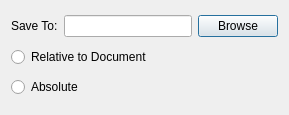
<?xml version="1.0" encoding="UTF-8"?>
<ui version="4.0">
 <class>Dialog</class>
 <widget class="QDialog" name="Dialog">
  <property name="geometry">
   <rect>
    <x>0</x>
    <y>0</y>
    <width>289</width>
    <height>115</height>
   </rect>
  </property>
  <property name="windowTitle">
   <string>Export DXF</string>
  </property>
  <layout class="QVBoxLayout" name="verticalLayout">
   <item>
    <layout class="QHBoxLayout" name="horizontalLayout_3">
     <item>
      <widget class="QLabel" name="label_3">
       <property name="text">
        <string>Save To:</string>
       </property>
      </widget>
     </item>
     <item>
      <widget class="QLineEdit" name="lineEditFile"/>
     </item>
     <item>
      <widget class="QPushButton" name="buttonBrowse">
       <property name="text">
        <string>Browse</string>
       </property>
      </widget>
     </item>
    </layout>
   </item>
   <item>
    <widget class="QRadioButton" name="radioRelative">
     <property name="toolTip">
      <string>Moves with the document if moved to a different location. This is better if you share your file with others.</string>
     </property>
     <property name="text">
      <string>Relative to Document</string>
     </property>
    </widget>
   </item>
   <item>
    <widget class="QRadioButton" name="radioAbsolute">
     <property name="toolTip">
      <string>Stays in the same location when the document is moved elsewhere. This is better if you have a directory somewhere of all your outputs.</string>
     </property>
     <property name="text">
      <string>Absolute</string>
     </property>
    </widget>
   </item>
  </layout>
 </widget>
 <resources/>
 <connections/>
 <buttongroups>
  <buttongroup name="buttonGroup"/>
 </buttongroups>
</ui>
